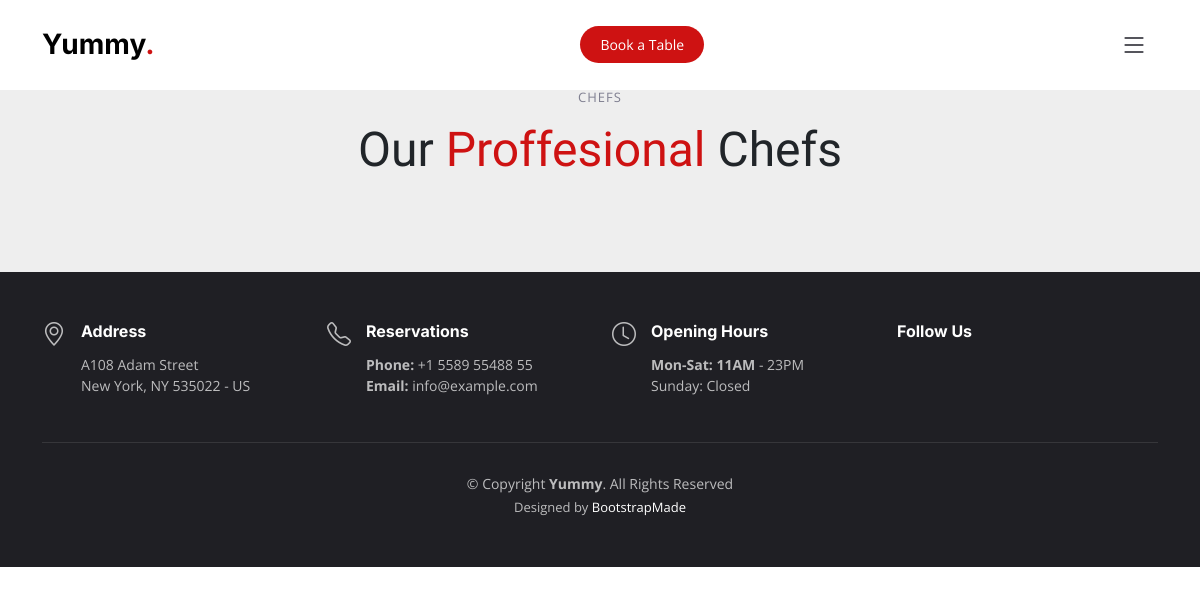
The page /chefs/ on the database as committed earlier.
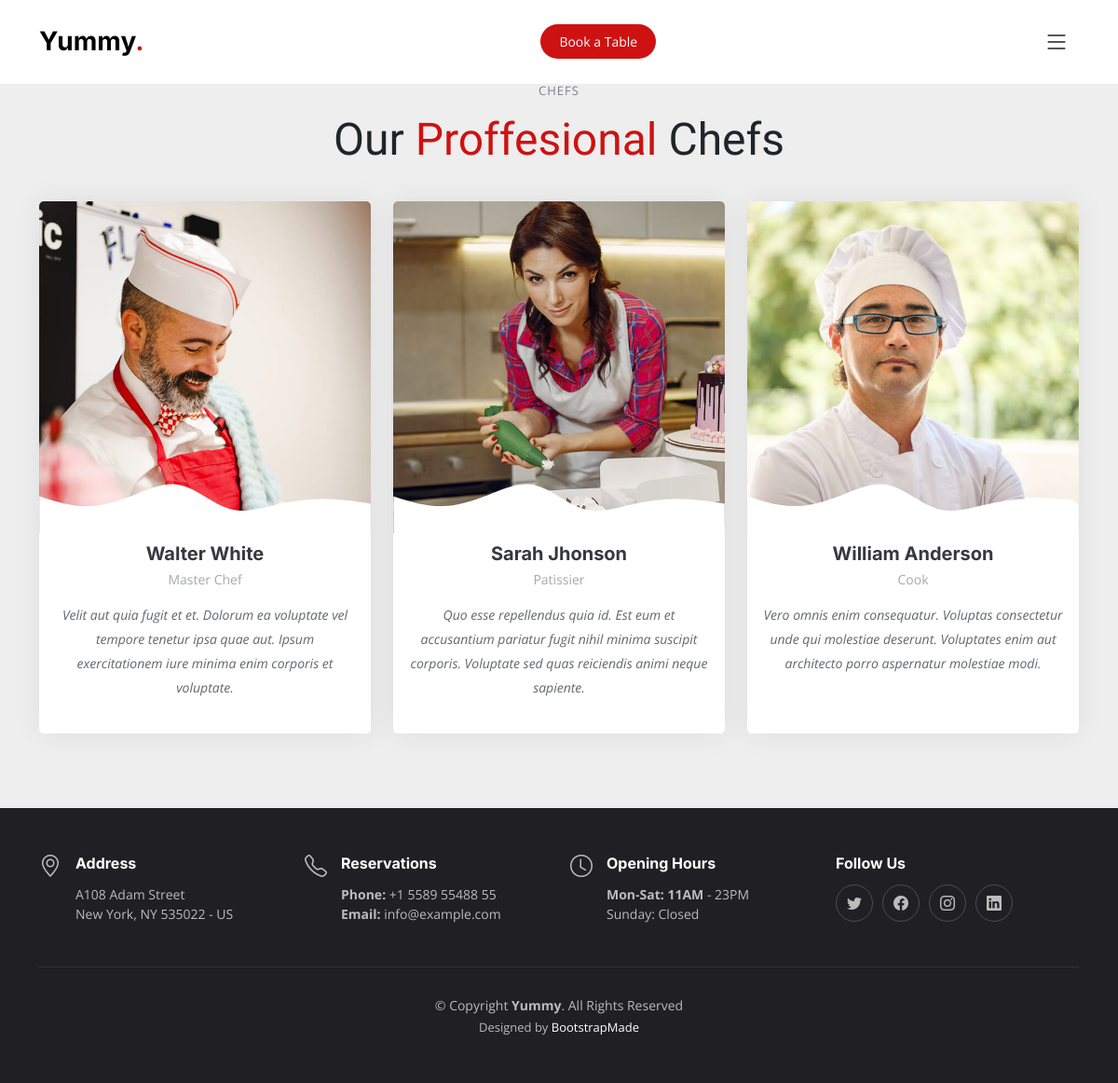
The same page on the database as committed later.
### chefs/models.py (models this page shows, shortened)
class Chef(models.Model):
    name = models.CharField(max_length=200, verbose_name='Nombre')
    specialization = models.CharField(max_length=200, verbose_name='Profesion')
    content = models.TextField(verbose_name='Contenido')
    image = models.ImageField(verbose_name='Imagen', upload_to='chefs')
    created = models.DateField(auto_now_add=True, verbose_name='Fecha de Creacion')
    updated = models.DateField(auto_now=True, verbose_name='Fecha de Edicion')
    class Meta:
        verbose_name = 'chef'
        verbose_name_plural = 'chefs'
        ordering = ['-created']

### chefs/views.py (the view)
# urls.py: path('', views.chefs, name='chefs'),
def chefs(request):
    chefs = Chef.objects.all()
    return render(request, 'chefs/chefs.html', {'chefs': chefs})

### pages/templatetags/pages_extras.py (called while the page is built)
@register.simple_tag
def get_page_list():
    pages = Page.objects.all()
    return pages

### social/processors.py (called while the page is built)
def context_dict(request):
    ctx = {}
    links = Link.objects.all()
    for link in links:
        ctx[link.key] = link.url
    return ctx

### chefs/templates/chefs/chefs.html (shortened to what this page needs)
{% extends 'core/base.html' %}
{% load static %}
{% block content %}
    <section id="chefs" class="chefs section-bg">
        <div class="container" data-aos="fade-up">
          <div class="section-header">
            <h2>Chefs</h2>
            <p>Our <span>Proffesional</span> Chefs</p>
          </div>
          <div class="row gy-4">
            {% for chef in chefs %}
                <div class="col-lg-4 col-md-6 d-flex align-items-stretch" data-aos="fade-up" data-aos-delay="100">
                    <div class="chef-member">
                    <div class="member-img">
                        <img src="{{ chef.image.url }}" class="img-fluid" alt="">
                    </div>
                    <div class="member-info">
                        <h4>{{ chef.name }}</h4>
                        <span>{{ chef.specialization }}</span>
                        <p>{{ chef.content }}</p>
                    </div>
                    </div>
                </div>
            {% endfor %}
          </div>
        </div>
      </section>
{% endblock content %}

### core/templates/core/base.html (shortened to what this page needs)
{% load static %}
<html lang="en">
<head>
  <link href="{% static 'core/vendor/bootstrap/css/bootstrap.min.css' %}" rel="stylesheet">
  <link href="{% static 'core/vendor/bootstrap-icons/bootstrap-icons.css' %}" rel="stylesheet">
  <link href="{% static 'core/vendor/aos/aos.css' %}" rel="stylesheet">
  <link href="{% static 'core/vendor/glightbox/css/glightbox.min.css' %}" rel="stylesheet">
  <link href="{% static 'core/vendor/swiper/swiper-bundle.min.css' %}" rel="stylesheet">
  <link href="{% static 'core/css/main.css' %}" rel="stylesheet">
</head>
<body>
    {% include 'core/navbar.html' %}
    {% block content %}{% endblock content %}
    {% include 'core/footer.html' %}
</body>
</html>

### core/templates/core/navbar.html (shortened to what this page needs)
  <header id="header" class="header fixed-top d-flex align-items-center">
    <div class="container d-flex align-items-center justify-content-between">
      <a href="{% url 'home' %}" class="logo d-flex align-items-center me-auto me-lg-0">
        <h1>Yummy<span>.</span></h1>
      </a>
              {% load pages_extras %}
      <a class="btn-book-a-table" href="#book-a-table">Book a Table</a>
      <i class="mobile-nav-toggle mobile-nav-show bi bi-list"></i>
    </div>
  </header>

### core/templates/core/footer.html
<footer id="footer" class="footer">
    <div class="container">
      <div class="row gy-3">
        <div class="col-lg-3 col-md-6 d-flex">
          <i class="bi bi-geo-alt icon"></i>
          <div>
            <h4>Address</h4>
            <p>
              A108 Adam Street <br>
              New York, NY 535022 - US<br>
            </p>
          </div>
        </div>
        <div class="col-lg-3 col-md-6 footer-links d-flex">
          <i class="bi bi-telephone icon"></i>
          <div>
            <h4>Reservations</h4>
            <p>
              <strong>Phone:</strong> +1 5589 55488 55<br>
              <strong>Email:</strong> info@example.com<br>
            </p>
          </div>
        </div>
        <div class="col-lg-3 col-md-6 footer-links d-flex">
          <i class="bi bi-clock icon"></i>
          <div>
            <h4>Opening Hours</h4>
            <p>
              <strong>Mon-Sat: 11AM</strong> - 23PM<br>
              Sunday: Closed
            </p>
          </div>
        </div>
        <div class="col-lg-3 col-md-6 footer-links">
          <h4>Follow Us</h4>
          <div class="social-links d-flex">
            {% if LINK_TWITTER %}
              <a href="{{ LINK_TWITTER }}" class="twitter"><i class="bi bi-twitter"></i></a>
            {% endif %}
            {% if LINK_FACEBOOK %}
              <a href="{{ LINK_FACEBOOK }}" class="facebook"><i class="bi bi-facebook"></i></a>
            {% endif %}
            {% if LINK_INSTAGRAM %}
              <a href="{{ LINK_INSTAGRAM }}" class="instagram"><i class="bi bi-instagram"></i></a>
            {% endif %}
            {% if LINK_LINKEDIN %}
              <a href="{{ LINK_LINKEDIN }}" class="linkedin"><i class="bi bi-linkedin"></i></a>
            {% endif %}
          </div>
        </div>
      </div>
    </div>
    <div class="container">
      <div class="copyright">
        &copy; Copyright <strong><span>Yummy</span></strong>. All Rights Reserved
      </div>
      <div class="credits">
        Designed by <a href="https://bootstrapmade.com/">BootstrapMade</a>
      </div>
    </div>
  </footer>

### core/static/core/css/main.css (style rules this page uses)
:root { --font-default: "Open Sans", system-ui, -apple-system, "Segoe UI", Roboto, "Helvetica Neue", Arial, "Noto Sans", "Liberation Sans", sans-serif, "Apple Color Emoji", "Segoe UI Emoji", "Segoe UI Symbol", "Noto Color Emoji"; --font-primary: "Amatic SC", sans-serif; --font-secondary: "Inter", sans-serif; }
:root { --color-default: #212529; --color-primary: #ce1212; --color-secondary: #37373f; }
:root { scroll-behavior: smooth; }
body { font-family: var(--font-default); color: var(--color-default); }
a { color: var(--color-primary); text-decoration: none; }
h1, h2, h3, h4, h5, h6 { font-family: var(--font-secondary); }
section { overflow: hidden; padding: 80px 0; }
.section-bg { background-color: #eee; }
.section-header { text-align: center; padding-bottom: 30px; }
.section-header h2 { font-size: 13px; letter-spacing: 1px; font-weight: 400; margin-top: 10px; padding: 0; color: #7f7f90; text-transform: uppercase; font-family: var(--font-default); }
.section-header p { margin: 0; font-size: 48px; font-weight: 400; font-family: var(--font-primary); }
.section-header p span { color: var(--color-primary); }
.header { background: #fff; transition: all 0.5s; z-index: 997; height: 90px; border-bottom: 1px solid #fff; }
.header .logo h1 { font-size: 28px; font-weight: 700; color: #000; margin: 0; font-family: var(--font-secondary); }
.header .logo h1 span { color: var(--color-primary); }
.header .btn-book-a-table, .header .btn-book-a-table:focus { font-size: 14px; color: #fff; background: var(--color-primary); padding: 8px 20px; margin-left: 30px; border-radius: 50px; transition: 0.3s; }
section { scroll-margin-top: 90px; }
@media (max-width: 1279px) { .mobile-nav-show { color: var(--color-secondary); font-size: 28px; cursor: pointer; line-height: 0; transition: 0.5s; z-index: 9999; margin: 0 10px 0 20px; } }
.chefs .chef-member { overflow: hidden; text-align: center; border-radius: 5px; background: #fff; box-shadow: 0px 0 30px rgba(55, 55, 63, 0.08); transition: 0.3s; }
.chefs .chef-member .member-img { position: relative; overflow: hidden; }
.chefs .chef-member .member-img:after { position: absolute; content: ""; left: 0; bottom: 0; height: 100%; width: 100%; background: url(../img/team-shape.svg) no-repeat center bottom; background-size: contain; z-index: 1; }
.chefs .chef-member .member-info { padding: 10px 15px 20px 15px; }
.chefs .chef-member .member-info h4 { font-weight: 700; margin-bottom: 5px; font-size: 20px; color: var(--color-secondary); }
.chefs .chef-member .member-info span { display: block; font-size: 14px; font-weight: 400; color: rgba(33, 37, 41, 0.4); }
.chefs .chef-member .member-info p { font-style: italic; font-size: 14px; padding-top: 15px; line-height: 26px; color: rgba(33, 37, 41, 0.7); }
.footer { font-size: 14px; background-color: #1f1f24; padding: 50px 0; color: rgba(255, 255, 255, 0.7); }
.footer .icon { margin-right: 15px; font-size: 24px; line-height: 0; }
.footer h4 { font-size: 16px; font-weight: bold; position: relative; padding-bottom: 5px; color: #fff; }
.footer .footer-links { margin-bottom: 30px; }
.footer .social-links a { display: flex; align-items: center; justify-content: center; width: 40px; height: 40px; border-radius: 50%; border: 1px solid rgba(255, 255, 255, 0.2); font-size: 16px; color: rgba(255, 255, 255, 0.7); margin-right: 10px; transition: 0.3s; }
.footer .copyright { text-align: center; padding-top: 30px; border-top: 1px solid rgba(255, 255, 255, 0.1); }
.footer .credits { padding-top: 4px; text-align: center; font-size: 13px; }
.footer .credits a { color: #fff; }

Rows that differ between the two databases and show on the page:
added Chef: image (picture), name "Walter White", specialization "Master Chef", content "Velit aut quia fugit et et. Dolorum ea voluptate vel tempore tenetur ipsa quae aut. Ipsum exercitationem iure minima enim corporis et voluptate."
added Chef: image (picture), name "Sarah Jhonson", specialization "Patissier", content "Quo esse repellendus quia id. Est eum et accusantium pariatur fugit nihil minima suscipit corporis. Voluptate sed quas reiciendis animi neque sapiente."
added Chef: image (picture), name "William Anderson", specialization "Cook", content "Vero omnis enim consequatur. Voluptas consectetur unde qui molestiae deserunt. Voluptates enim aut architecto porro aspernatur molestiae modi."
